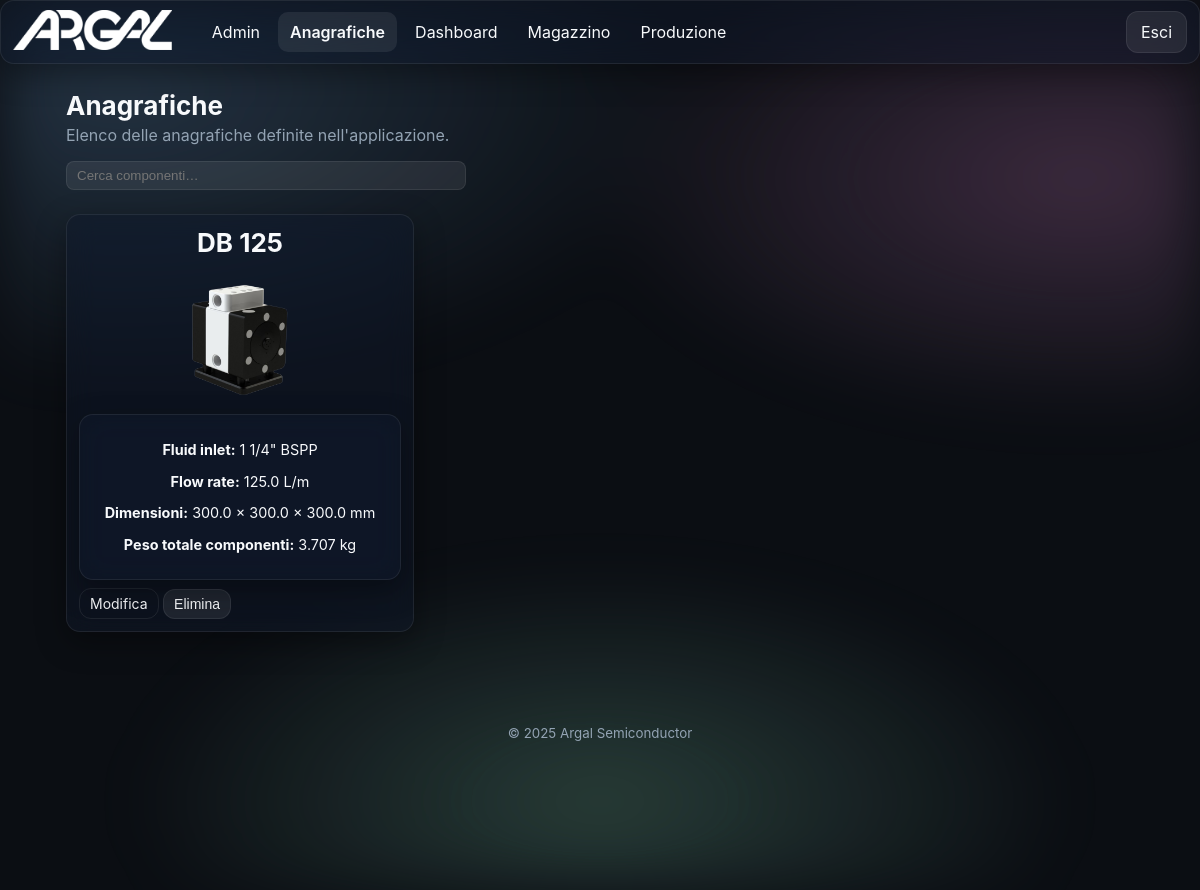
/products/ (signed in), run on the app's committed database.
### app/models.py (models this page shows)
class TimestampMixin(db.Model):
    __abstract__ = True
    created_at = db.Column(db.DateTime, default=datetime.utcnow)
    updated_at = db.Column(db.DateTime, default=datetime.utcnow, onupdate=datetime.utcnow)

class Module(TimestampMixin):
    __tablename__ = 'modules'
    id = db.Column(db.Integer, primary_key=True)
    name = db.Column(db.String(100), unique=True, nullable=False)
    slug = db.Column(db.String(100), unique=True, nullable=False)
    endpoint = db.Column(db.String(120), unique=True, nullable=False)
    enabled = db.Column(db.Boolean, default=True)
    icon = db.Column(db.String(100), default='cube')

class Product(TimestampMixin):
    __tablename__ = 'products'
    id = db.Column(db.Integer, primary_key=True)
    name = db.Column(db.String(200), nullable=False)
    description = db.Column(db.Text)
    revision = db.Column(db.Integer, default=1)
    revisionabile = db.Column(db.Boolean, default=False)
    image_filename = db.Column(db.String(200))
    flow_rate = db.Column(db.Float)
    max_pressure = db.Column(db.Float)
    dimension_x = db.Column(db.Float)
    dimension_y = db.Column(db.Float)
    dimension_z = db.Column(db.Float)
    quantity_in_stock = db.Column(db.Float, default=0)
    curve_image_filename = db.Column(db.String(200))
    fluid_in_let = db.Column(db.String(50))
    layer_in_lett = db.Column(db.String(50))
    noise = db.Column(db.Float)
    max_pressure_from = db.Column(db.Float)
    max_pressure_to = db.Column(db.Float)
    components = db.relationship('ProductComponent', backref='product', cascade='all, delete-orphan')
    bom_children = db.relationship('BOMLine',
                                   foreign_keys='BOMLine.padre_id',
                                   backref='padre',
                                   cascade='all, delete-orphan')
    bom_parents = db.relationship('BOMLine',
                                  foreign_keys='BOMLine.figlio_id',
                                  backref='figlio',
                                  cascade='all, delete-orphan')
    custom_values = db.relationship('CustomValue',
                                    primaryjoin="Product.id==CustomValue.product_id",
                                    backref='product',
                                    cascade='all, delete-orphan')

### app/blueprints/products/routes.py (the view)
@products_bp.route('/')
@login_required
def index():
    products = Product.query.order_by(Product.created_at.desc()).all()
    for p in products:
        total_weight = 0.0
        for comp in p.components:
            comp_weight = None
            try:
                if getattr(comp, 'component_master', None) and comp.component_master and comp.component_master.weight is not None:
                    comp_weight = comp.component_master.weight
                elif comp.weight is not None:
                    comp_weight = comp.weight
            except Exception:
                comp_weight = comp.weight if hasattr(comp, 'weight') else None
            if comp_weight is not None and comp.quantity is not None:
                try:
                    total_weight += float(comp_weight) * (comp.quantity or 0)
                except Exception:
                    pass
        p.total_weight = total_weight
    return render_template('products/index.html', products=products)

### app/models.py (called while the page is built)
@login_manager.user_loader
def load_user(user_id):
    try:
        return User.query.get(int(user_id))
    except Exception:
        return None

### app/templates/products/index.html (shortened to what this page needs)
{% extends 'base.html' %}
{% block content %}
<section class="section">
  <h2 class="section-title">Anagrafiche</h2>
  <p class="section-subtitle">Elenco delle anagrafiche definite nell'applicazione.</p>
  <div style="margin-top:12px; margin-bottom:12px;">
    <form id="product-search-form" class="product-search" style="max-width:400px; margin:0; position:relative;">
      <input id="product-search-input" type="search" placeholder="Cerca componenti…" autocomplete="off" style="width:100%; padding:6px 10px; border-radius:8px; border:1px solid var(--glass-stroke); background: var(--card); color: var(--text);">
    </form>
  </div>
  <div style="height:12px;"></div>
  {% if products|length == 0 %}
    <p class="muted">Nessun prodotto presente.</p>
  {% else %}
    <div class="grid grid-3" style="gap:12px;">
      {% for p in products %}
      <div class="card glass product-card" data-url="{{ url_for('products.detail', id=p.id) }}" style="padding:12px; cursor:pointer; min-height:300px;">
        <h3 class="section-title" style="margin:0 0 8px 0; text-align:center; width:100%; display:block;">{{ p.name }}</h3>
        <div style="height:140px; display:flex; align-items:center; justify-content:center; margin-bottom:8px;">
          {% if p.image_filename %}
            <img loading="lazy" src="{{ url_for('static', filename='uploads/' + p.image_filename) }}" alt="{{ p.name }}" style="max-width:100%; max-height:100%;">
          {% else %}
            <img src="{{ url_for('static', filename='img/gear.svg') }}" alt="{{ p.name }}" style="max-width:100%; max-height:100%; object-fit:contain; filter: invert(1); opacity:0.7;">
          {% endif %}
        </div>
        <div class="product-specs glass" style="padding:12px; margin-top:8px; text-align:center; font-size:0.9em;">
          <p><strong>Fluid inlet:</strong>
            {% if p.fluid_in_let %}
              {{ p.fluid_in_let }} BSPP
            {% else %}
              —
            {% endif %}
          </p>
          <p><strong>Flow rate:</strong>
            {% if p.flow_rate is not none %}
              {{ p.flow_rate }} L/m
            {% else %}
              —
            {% endif %}
          </p>
          <p><strong>Dimensioni:</strong>
            {% if p.dimension_x is not none or p.dimension_y is not none or p.dimension_z is not none %}
              {{ p.dimension_x if p.dimension_x is not none else '—' }} × {{ p.dimension_y if p.dimension_y is not none else '—' }} × {{ p.dimension_z if p.dimension_z is not none else '—' }} mm
            {% else %}
              —
            {% endif %}
          </p>
          <p><strong>Peso totale componenti:</strong> {% if p.total_weight %}{{ p.total_weight|round(3) }} kg{% else %}—{% endif %}</p>
        </div>
        <div style="margin-top:8px;">
          <a class="btn ghost small prevent-card-open" href="{{ url_for('products.edit', id=p.id) }}">Modifica</a>
          <form method="post" action="{{ url_for('products.delete', id=p.id) }}" style="display:inline;" class="prevent-card-open">
            <button class="btn danger small" type="submit" onclick="return confirm('Eliminare questo prodotto?');">Elimina</button>
          </form>
        </div>
      </div>
      {% endfor %}
    </div>
  {% endif %}
</section>
{% endblock %}

### app/templates/base.html (shortened to what this page needs)
<!doctype html>
<html lang="it" data-theme="dark">
<head>
  <link rel="stylesheet" href="{{ url_for('static', filename='css/styles.css') }}">
</head>
{% set _endpoint = request.endpoint or '' %}
{% set _detected_module = (_endpoint.split('.')|first) %}
{% if active_module is defined and active_module %}
  {% set _forced_module = active_module %}
{% elif g is defined and g.active_module is defined and g.active_module %}
  {% set _forced_module = g.active_module %}
{% else %}
  {% set _forced_module = None %}
{% endif %}
{% set _current_module = _forced_module if _forced_module else _detected_module %}
<body data-module="{{ _current_module or '' }}">
  <div class="bg-aurora"></div>
  {% if current_user.is_authenticated and not embedded %}
  <header class="app-header glass">
    <div class="brand">
      <a href="{{ url_for('dashboard.index') }}" class="brand-link" style="display:inline-block;">
        <img src="{{ url_for('static', filename='img/logo.png') }}" alt="Logo" class="logo">
      </a>
    </div>
    <nav class="nav-desktop">
      {% for m in enabled_modules %}
        {% set mod_bp = (m.endpoint.split('.')|first) %}
        {% set is_active = (mod_bp == _current_module) %}
        {% set display_name = 'Anagrafiche' if (m.slug == 'products' or m.name == 'Prodotti') else m.name %}
        <a class="nav-link{{ ' active' if is_active else '' }}" href="{{ url_for(m.endpoint) }}" data-module-target="{{ mod_bp }}">{{ display_name }}</a>
      {% endfor %}
    </nav>
    <div class="header-actions">
      <a class="btn btn-ghost" href="{{ url_for('auth.logout') }}">Esci</a>
    </div>
  </header>
  {% endif %}
  <main class="container">
    {% block content %}{% endblock %}
  </main>
  {% if not embedded %}
  <footer class="app-footer">
    <small>© {{ 2025 }} Argal Semiconductor</small>
  </footer>
  {% endif %}
</body>
</html>

### app/static/css/styles.css (style rules this page uses)
:root { --radius: 14px; --gap: 16px; --glass-bg: rgba(255,255,255,.10); --glass-stroke: rgba(255,255,255,.25); --text: #0b0b0c; --muted: #6b7280; --bg: #f6f7fb; --card: rgba(255,255,255,.6); --shadow: 0 10px 30px rgba(2,6,23,.15); }
html[data-theme='dark'] { --glass-bg: rgba(17,25,40,.50); --glass-stroke: rgba(255,255,255,.08); --text: #f8fafc; --muted: #93a3b3; --bg: #0b0e13; --card: rgba(255,255,255,.08); --shadow: 0 10px 30px rgba(0,0,0,.35); color-scheme: dark light; }
* { box-sizing:border-box; }
html,body { height:100%; }
body { margin:0; font-family: -apple-system, BlinkMacSystemFont, "Segoe UI", Roboto, Inter, "Helvetica Neue", Arial, "Apple Color Emoji","Segoe UI Emoji", "Segoe UI Symbol"; color: var(--text); background: var(--bg); }
.container { max-width:1100px; margin: 90px auto 60px; padding: 0 16px; }
.bg-aurora { position: fixed; inset: 0; background: radial-gradient(1200px 600px at 10% 10%, #8ec5ff33 0%, transparent 50%), radial-gradient(1000px 500px at 90% 20%, #ffa3e533 0%, transparent 50%), radial-gradient(1200px 600px at 50% 90%, #a7f3d033 0%, transparent 40%); filter: blur(30px) saturate(120%); animation: float 16s linear infinite alternate; z-index: -1; }
.glass { background: var(--glass-bg); border: 1px solid var(--glass-stroke); backdrop-filter: blur(14px) saturate(140%); -webkit-backdrop-filter: blur(14px) saturate(140%); border-radius: var(--radius); box-shadow: var(--shadow); }
.app-header { position: fixed; top: 0; left: 0; right: 0; height: 64px; display:flex; align-items:center; gap:16px; padding: 0 12px; z-index: 1000; }
.brand { display:flex; align-items:center; gap:10px; }
.brand .logo { height: 40px; width: auto; }
.nav-desktop { margin-left: 12px; display:none; gap:6px; }
.nav-desktop .nav-link { display:inline-flex; align-items:center; gap:8px; padding:10px 12px; border-radius: 10px; text-decoration:none; color:inherit; transition: transform .2s ease, background .2s ease, font-weight .2s ease; }
.nav-desktop .nav-link.active, .nav-mobile .nav-link.active { font-weight:600; background: var(--card); }
.header-actions { margin-left:auto; display:flex; align-items:center; gap:10px; }
@media (min-width: 900px) { .nav-desktop { display:flex; } }
.btn { display:inline-flex; align-items:center; justify-content:center; gap:8px; padding:10px 14px; border-radius: 12px; border:1px solid var(--glass-stroke); background: var(--card); cursor:pointer; text-decoration:none; color:inherit; transition: transform .2s ease, filter .2s ease, background .2s ease; }
.btn.small { padding:6px 10px; font-size:14px; }
.btn.ghost { background: transparent; border:1px solid var(--glass-stroke); }
.section { margin-top: 12px; }
.section-title { font-size: 26px; margin: 10px 0; }
.section-subtitle { color: var(--muted); margin-top: -6px; }
.grid { display:grid; gap: var(--gap); }
.grid-3 { grid-template-columns: repeat(1, minmax(0,1fr)); }
@media (min-width: 950px) { .grid-3 { grid-template-columns: repeat(3, minmax(0,1fr)); } }
.card { padding: 16px 16px 22px; }
.product-card { transition: transform 0.25s ease-in-out; }
.app-footer { text-align:center; padding: 30px 0; color: var(--muted); }

### data on the page
Module: name "Admin"
Module: name "Anagrafiche"
Module: name "Dashboard"
Module: name "Magazzino"
Module: name "Produzione"
Product: name "DB 125", image_filename (picture), fluid_in_let "1 1/4\"", flow_rate "125.0", dimension_x "300.0", dimension_y "300.0", dimension_z "300.0", total_weight "3.707"

### other printed values
{{ 2025 }} "2025"
